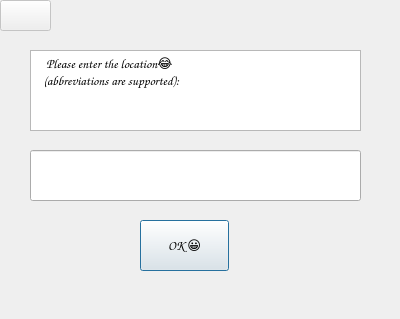
<?xml version="1.0" encoding="UTF-8"?>
<ui version="4.0">
 <class>BusDialog</class>
 <widget class="QDialog" name="BusDialog">
  <property name="geometry">
   <rect>
    <x>0</x>
    <y>0</y>
    <width>400</width>
    <height>319</height>
   </rect>
  </property>
  <property name="font">
   <font>
    <pointsize>10</pointsize>
   </font>
  </property>
  <property name="windowTitle">
   <string>Dialog</string>
  </property>
  <widget class="QPlainTextEdit" name="plainTextEdit">
   <property name="enabled">
    <bool>true</bool>
   </property>
   <property name="geometry">
    <rect>
     <x>30</x>
     <y>50</y>
     <width>331</width>
     <height>81</height>
    </rect>
   </property>
   <property name="font">
    <font>
     <family>Comic Sans MS</family>
     <pointsize>10</pointsize>
     <weight>75</weight>
     <bold>true</bold>
    </font>
   </property>
   <property name="readOnly">
    <bool>true</bool>
   </property>
   <property name="plainText">
    <string>    Please enter the location😂
   (abbreviations are supported):</string>
   </property>
  </widget>
  <widget class="QLineEdit" name="lineEdit">
   <property name="geometry">
    <rect>
     <x>30</x>
     <y>150</y>
     <width>331</width>
     <height>51</height>
    </rect>
   </property>
   <property name="font">
    <font>
     <family>Comic Sans MS</family>
     <pointsize>10</pointsize>
     <weight>75</weight>
     <bold>true</bold>
    </font>
   </property>
  </widget>
  <widget class="QPushButton" name="pushButton">
   <property name="geometry">
    <rect>
     <x>140</x>
     <y>220</y>
     <width>89</width>
     <height>51</height>
    </rect>
   </property>
   <property name="font">
    <font>
     <family>Comic Sans MS</family>
     <pointsize>10</pointsize>
     <weight>75</weight>
     <bold>true</bold>
    </font>
   </property>
   <property name="text">
    <string>OK 😀</string>
   </property>
  </widget>
  <widget class="QPushButton" name="pushButton_2">
   <property name="enabled">
    <bool>false</bool>
   </property>
   <property name="geometry">
    <rect>
     <x>0</x>
     <y>0</y>
     <width>51</width>
     <height>31</height>
    </rect>
   </property>
   <property name="text">
    <string/>
   </property>
   <property name="icon">
    <iconset resource="res.qrc">
     <normaloff>:/image/process1.png</normaloff>:/image/process1.png</iconset>
   </property>
  </widget>
 </widget>
 <tabstops>
  <tabstop>plainTextEdit</tabstop>
  <tabstop>lineEdit</tabstop>
  <tabstop>pushButton</tabstop>
 </tabstops>
 <resources>
  <include location="res.qrc"/>
 </resources>
 <connections/>
</ui>
